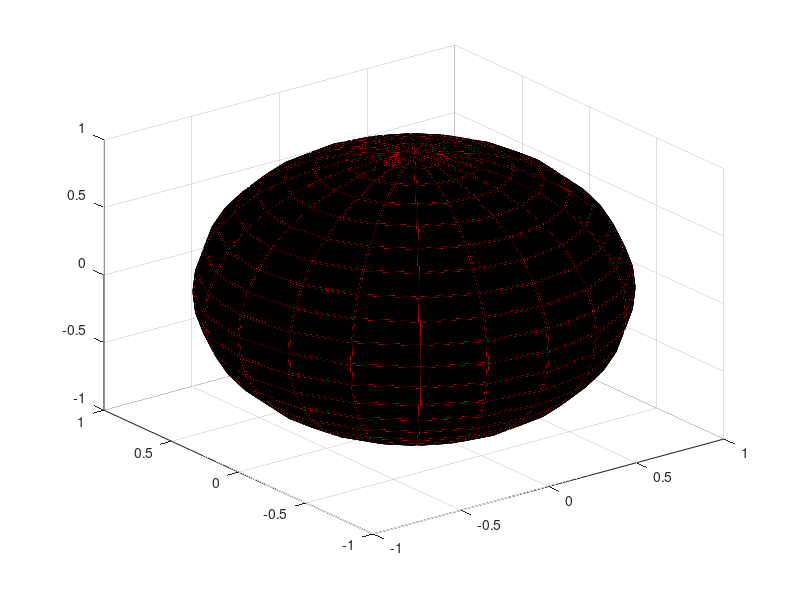

Write the MATLAB code that produced this figure. (Note: this script raises an error after producing the figure.)
% Ari Cooper
% CS 435 Computational Science
% Project3_PhyicsLab_3.2
% Oct. 11 2016

clc, clear all; close all;


%% 3.2 MATLABAnimationandVisualizationin3D

%% 1. Generate 4 balls with initial positions at (0, 0, 0). Label them with colors: red, blue, green, and black (you may use MATLAB command sphere).
fig = figure(1);    
[x, y, z] = sphere;
    axis([-10 10 -10 10 -10 10]);
    b1 = surf(x,y,z);
    set(b1,'FaceColor',[1 0 0]);
    hold on
    b2 = surf(x,y,z);
    set(b2,'FaceColor',[0 1 0]);
    hold on
    b3 = surf(x,y,z);
    set(b3,'FaceColor',[0 0 1]);
    hold on
    b4 = surf(x,y,z);
    set(b4,'FaceColor',[0 0 0]);
    hold on
      
   
%% 2. For each particle, assign a di?erent variance multiplication factor: (0.1, 0.5, 0.9, 2). 

    F = 64;
    V = 1.32e-3;
    R = 1e-20;
    pos1_0 = 0;
    pos2_0 = 0;
    T = 1;
    N = 4;
    h = 0.01;
    
       
    % particle b1
    x1 = BM_1D(T, h, F, V, R);
    x2 = BM_1D(T, h, F, V, R);
    x3 = BM_1D(T, h, F, V, R);
   
        
    % particle b2
    y1 = BM_1D(T, h, T, V, R);
    y2 = BM_1D(T, h, T, V, R);
    y3 = BM_1D(T, h, T, V, R);
    
    % particle b3
    z1 = BM_1D(T, h, T, V, R);
    z2 = BM_1D(T, h, T, V, R);
    z3 = BM_1D(T, h, T, V, R);
    
    % particle b4
    w1 = BM_1D(T, h, T, V, R);
    w2 = BM_1D(T, h, T, V, R);
    w3 = BM_1D(T, h, T, V, R);
    
    
    v = VideoWriter('fft.avi');
    open(v);
    
    
    [x,y,z] = sphere();
    scale = 0 : h : T;
    
    for i = 1:length(scale)
        
        
        b1 = surf(x+(x1(i)*.1),y+(x2(i)*.1),z+(x3(i)*.1));
        set(b1,'FaceColor',[1 0 0], 'EdgeColor', 'black');
        hold on;
        
         b2 = surf(x+(y1(i)*.5),y+(y2(i)*.5),z+(y3(i)*.5));
        set(b2,'FaceColor','g', 'EdgeColor', 'black');
        hold on;
        
         b3 = surf(x+(z1(i)*.9),y+(z2(i)*.9),z+(z3(i)*.9));
        set(b3,'FaceColor','b', 'EdgeColor', 'black');
        hold on;
        
         b4 = surf(x+(w1(i)*2),y+(w2(i)*2),z+(w3(i)*2));
        set(b4,'FaceColor','black', 'EdgeColor', 'black');
        axis([-10 10 -10 10 -10 10]);
        
        title('4 Particle Brownian Motion Simulation', 'FontSize', 20);
        xlabel('B1','FontSize', 15);
        ylabel('B2','FontSize', 15);
        zlabel('B3','FontSize', 15);
        set(gca, 'FontSize', 10);
        set(fig, 'Position', [500, 200, 1000, 800])
        grid on;
        legend('Variance Factor = 0.1', 'Variance Factor = 0.5', 'Variance Factor = 0.9', 'Variance Factor = 2.0');
        hold off;
        M(i) = getframe();
        writeVideo(v, M(i));
    end
    
%       movie(M, 1);
        close(v);    % Close video object    

%% 3. Simulate the 4-particle movement and write the output to a .avi ?le.

